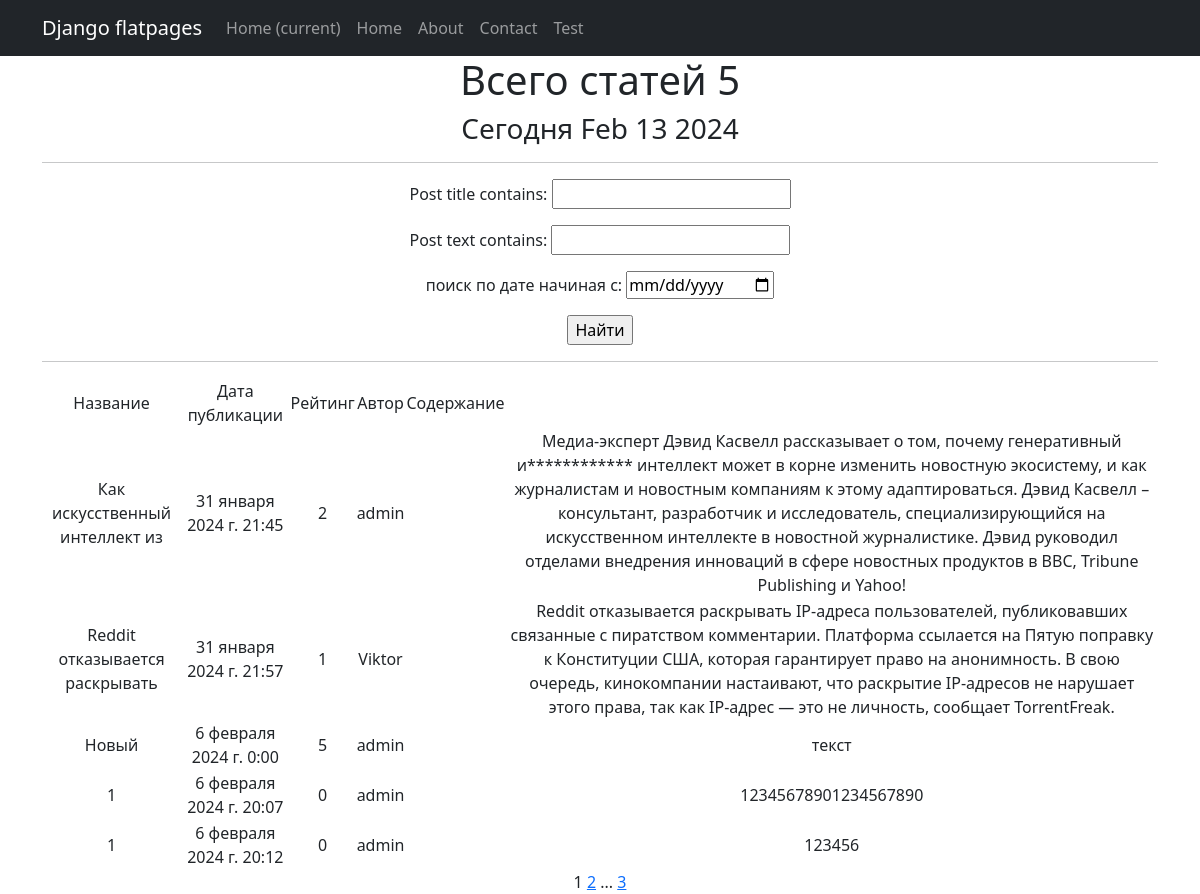
The app's page /news/search/ with its own data.
### news/models.py (models this page shows, shortened)
class Post(models.Model):
    post_author = models.ForeignKey('Author', on_delete=models.CASCADE)
    post_choice = models.CharField(max_length=10, choices=[('article', 'Статья'), ('news', 'Новость')])
    post_date = models.DateTimeField(auto_now_add=True)
    post_category = models.ManyToManyField('Category', through='PostCategory')
    post_title = models.CharField(max_length=30)
    post_text = models.TextField()
    post_rating = models.IntegerField(default=0)

class Author(models.Model):
    user = models.OneToOneField(User, on_delete=models.CASCADE)
    author_rating = models.IntegerField(default=0)
    def __str__(self):
        return self.user.username

### news/views.py (the view)
# urls.py: path('search/', PostSearch.as_view(), name='post_search'),
class PostSearch(ListView):  # поиск поста
    model = Post
    template_name = 'article_search.html'
    context_object_name = 'post_news'
    paginate_by = 5
    def get_queryset(self):  # получаем обычный запрос
        queryset = super().get_queryset()  # используем наш класс фильтрации
        self.filterset = PostFilter(self.request.GET, queryset)
        return self.filterset.qs
    def get_context_data(self, **kwargs):
        context = super().get_context_data(**kwargs)
        context['filterset'] = self.filterset
        return context

### news/templatetags/custom_filters.py (called while the page is built)
@register.filter()
def cenzor(value):
    badwords = ["искусственный"]
    splitwords = value.split()
    for i in range(len(splitwords)):
        if splitwords[i] in badwords:
            firstletter = splitwords[i][0]
            newvalue=firstletter +"*"*(len(splitwords[i])-1)
            splitwords[i] = newvalue
    result = " ".join(splitwords)
    return f'{result}'

### news/templatetags/custom_tags.py (called while the page is built)
@register.simple_tag()
def current_time(format_string='%b %d %Y'):
   return datetime.utcnow().strftime(format_string)

@register.simple_tag(takes_context=True)
def url_replace(context, **kwargs):
   d = context['request'].GET.copy()
   for k, v in kwargs.items():
       d[k] = v
   return d.urlencode()

### templates/article_search.html (shortened to what this page needs)
{% extends 'flatpages/default.html' %}
{% load custom_filters %}
{% load custom_tags %}
{% block content %}
   <h1>Всего статей {{ post_news.count }} </h1>
   <h3>Сегодня {% current_time '%b %d %Y' %}</h3>
   <hr>
   <form action="" method="get">
       {{ filterset.form.as_p }}
       <input type="submit" value="Найти" />
   </form>
   <hr>
   {% if post_news %}
       <table>
           <tr>
               <td>Название</td>
               <td>Дата публикации</td>
               <td>Рейтинг</td>
               <td>Автор</td>
               <td>Содержание</td>
           </tr>
           {% for product in post_news %}
           <tr>
               <td>{{ product.post_title }}</td>
               <td>{{ product.post_date }}</td>
               <td>{{ product.post_rating }}</td>
               <td>{{ product.post_author}}</td>
               <td>{{ post_detail.post_category }}</td>
               <td>{{ product.post_text|cenzor }}</td>
           </tr>
           {% endfor %}
       </table>
   {% else %}
       <h2>Статей нет!</h2>
   {% endif %}
   {{ page_obj.number }}
   {% if page_obj.has_next %}
       <a href="?{% url_replace page=page_obj.next_page_number %}">{{ page_obj.next_page_number }}</a>
       {% if paginator.num_pages != page_obj.next_page_number %}
           ...
           <a href="?{% url_replace page=page_obj.paginator.num_pages %}">{{ page_obj.paginator.num_pages }}</a>
       {% endif %}
   {% endif %}
{% endblock content %}

### records on screen
Post: post_title "Как искусственный интеллект из", post_date "31 января 2024 г. 21:45", post_rating "2", post_author "admin", post_text|cenzor "Медиа-эксперт Дэвид Касвелл рассказывает о том, почему генеративный и************ интеллект может в корне изменить новостную экосистему, и как журналистам и новостным компаниям к этому адаптироваться. Дэвид Касвелл – консультант, разработчик и исследователь, специализирующийся на искусственном интеллекте в новостной журналистике. Дэвид руководил отделами внедрения инноваций в сфере новостных продуктов в BBC, Tribune Publishing и Yahoo!"
Post: post_title "Reddit отказывается раскрывать", post_date "31 января 2024 г. 21:57", post_rating "1", post_author "Viktor", post_text|cenzor "Reddit отказывается раскрывать IP-адреса пользователей, публиковавших связанные с пиратством комментарии. Платформа ссылается на Пятую поправку к Конституции США, которая гарантирует право на анонимность. В свою очередь, кинокомпании настаивают, что раскрытие IP-адресов не нарушает этого права, так как IP-адрес — это не личность, сообщает TorrentFreak."
Post: post_title "Новый", post_date "6 февраля 2024 г. 0:00", post_rating "5", post_author "admin", post_text|cenzor "текст"
Post: post_title "1", post_date "6 февраля 2024 г. 20:07", post_rating "0", post_author "admin", post_text|cenzor "12345678901234567890"
Post: post_title "1", post_date "6 февраля 2024 г. 20:12", post_rating "0", post_author "admin", post_text|cenzor "123456"

### other values on screen
{{ post_news.count }} "5"
{{ page_obj.number }} "1"
{{ page_obj.next_page_number }} "2"
{{ page_obj.paginator.num_pages }} "3"
